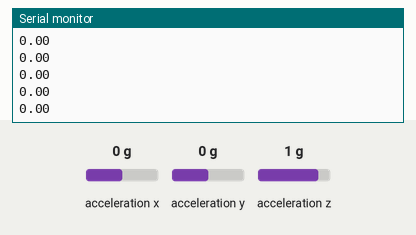
This sketch was run on a simulated Arduino Nano 33 BLE. Shown: the last lines printed to the serial monitor. Inputs (shaded band) come from the test bench; at power-on: acceleration x 0 g, acceleration y 0 g, acceleration z 1 g. Nothing arrives over Bluetooth unless stated; a phone connects over Bluetooth LE 3 s after start.

Above: at 3.9 s.
4.0 s: acceleration x set to -1.4 g
At 4.02 s:
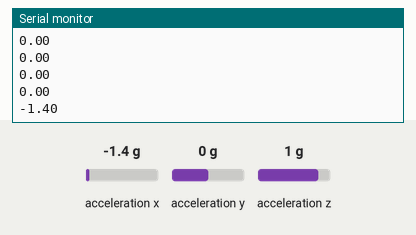
5.5 s: acceleration x set to -0.8 g
At 5.54 s:
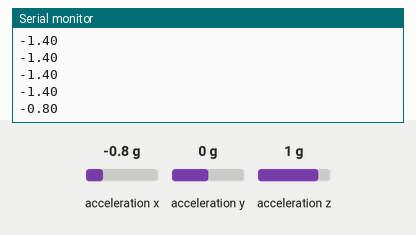
Timing chart, 0 to 8.5 s (numbered marks = the images above; inputs shaded):
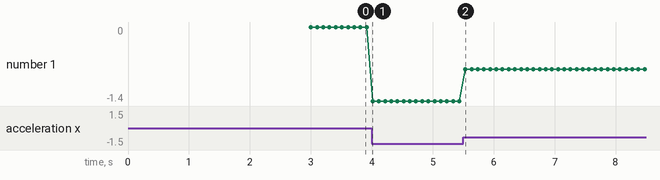

The sketch:

Arduino_ble_imu_bt.ino
```cpp
#include <Arduino_LSM9DS1.h>
#include <ArduinoBLE.h>

BLEService imuService("180D");
BLEFloatCharacteristic accelXChar("2A37", BLERead | BLENotify);
BLEFloatCharacteristic accelYChar("2A38", BLERead | BLENotify);
BLEFloatCharacteristic accelZChar("2A39", BLERead | BLENotify);

void setup() {
  Serial.begin(9600);
  if (!BLE.begin()) {
    Serial.println("Starting BLE failed!");
    while (1);
  }

  if (!IMU.begin()) {
    Serial.println("Failed to initialize IMU!");
    while (1);
  }

  BLE.setLocalName("ArduinoIMU");
  BLE.setAdvertisedService(imuService);
  imuService.addCharacteristic(accelXChar);
  imuService.addCharacteristic(accelYChar);
  imuService.addCharacteristic(accelZChar);
  BLE.addService(imuService);
  BLE.advertise();
  Serial.println("Bluetooth device active, waiting for connections...");
}

void loop() {
  BLEDevice central = BLE.central();
  if (central) {
    Serial.print("Connected to central: ");
    Serial.println(central.address());
    while (central.connected()) {
      float x, y, z;
      if (IMU.accelerationAvailable()) {
        IMU.readAcceleration(x, y, z);
        accelXChar.writeValue(x);
        accelYChar.writeValue(y);
        accelZChar.writeValue(z);
      }
      Serial.println(x);
      delay(100);
    }
    Serial.print("Disconnected from central: ");
    Serial.println(central.address());
  }
}
```

Measured:
- after the input at 4.0 s, the serial monitor: prints a new line at once (image 1)
- after the input at 5.5 s, the serial monitor: prints a new line at once (image 2)
- plotted number 1: 0 → -1.4 after the input at 4.0 s, -1.4 → -0.8 after the input at 5.5 s
